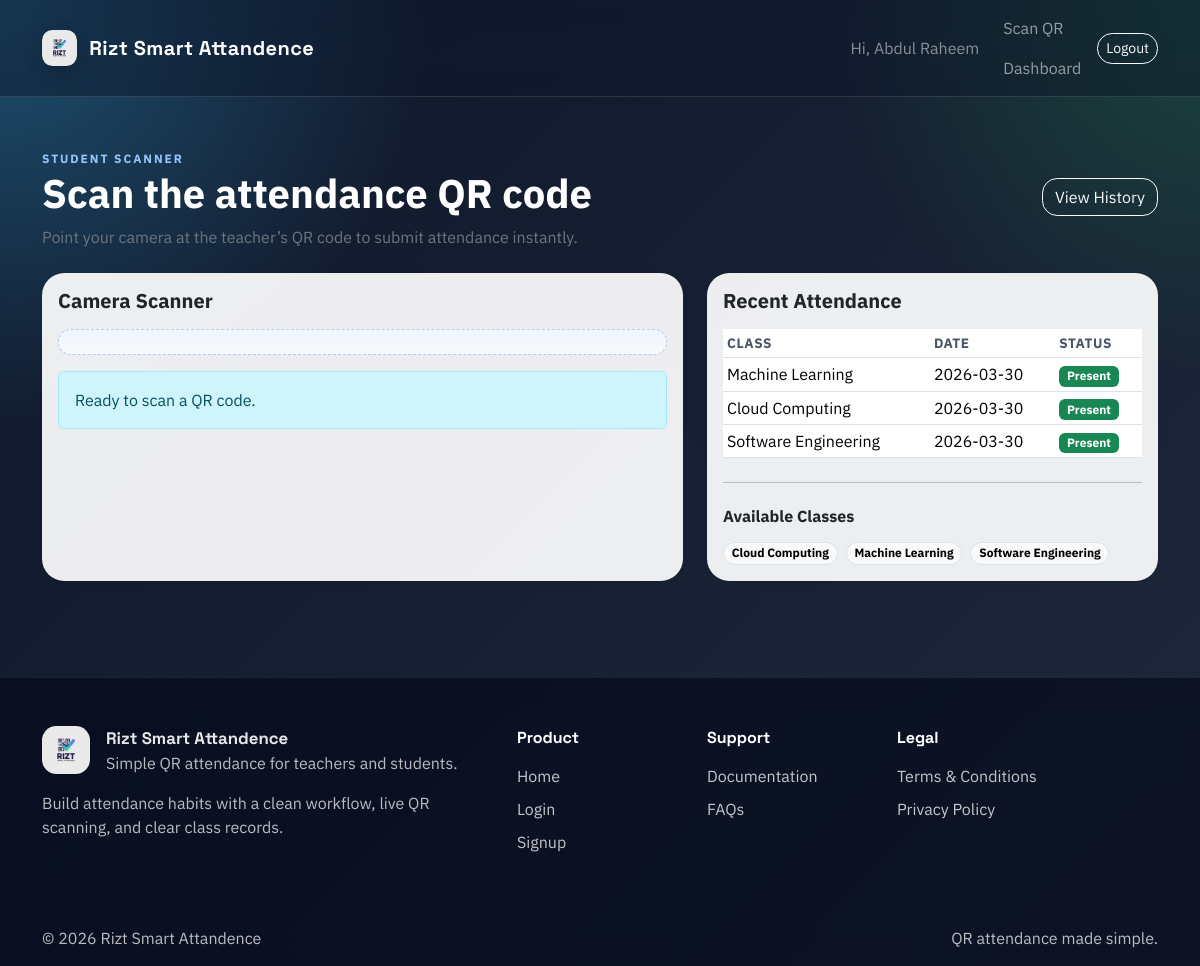
Page /student/scan (signed in) on the committed database.
### tables this page shows
CREATE TABLE attendance (
    id INTEGER PRIMARY KEY AUTOINCREMENT,
    student_id INTEGER NOT NULL,
    class_id INTEGER NOT NULL,
    date TEXT NOT NULL,
    status TEXT NOT NULL,
    FOREIGN KEY (student_id) REFERENCES users (id) ON DELETE CASCADE,
    FOREIGN KEY (class_id) REFERENCES classes (id) ON DELETE CASCADE
);

CREATE TABLE classes (
    id INTEGER PRIMARY KEY AUTOINCREMENT,
    class_name TEXT NOT NULL,
    teacher_id INTEGER NOT NULL,
    FOREIGN KEY (teacher_id) REFERENCES users (id) ON DELETE CASCADE
);

### app.py (the view)
    @app.route("/student/scan")
    @login_required
    @role_required("student")
    def student_scan():
        db = get_db()
        classes = db.execute(
            """
            SELECT id, class_name
            FROM classes
            ORDER BY class_name ASC
            """
        ).fetchall()
        records = db.execute(
            """
            SELECT a.date, a.status, c.class_name
            FROM attendance a
            JOIN classes c ON c.id = a.class_id
            WHERE a.student_id = ?
            ORDER BY a.date DESC, a.id DESC
            """,
            (session["user_id"],),
        ).fetchall()
        return render_template("student_scan.html", records=records, classes=classes)

### database.py (called while the page is built)
def get_db():
    if "db" not in g:
        g.db = sqlite3.connect(current_app.config["DATABASE"])
        g.db.row_factory = sqlite3.Row
        g.db.execute("PRAGMA foreign_keys = ON")
    return g.db

### templates/student_scan.html (shortened to what this page needs)
{% extends "base.html" %}
{% block content %}
<div class="page-header mb-4">
    <div>
        <div class="eyebrow">Student scanner</div>
        <h1 class="fw-bold mb-2">Scan the attendance QR code</h1>
        <p class="text-secondary mb-0">Point your camera at the teacher’s QR code to submit attendance instantly.</p>
    </div>
    <a class="btn btn-outline-light" href="{{ url_for('student_dashboard') }}">View History</a>
</div>
<div class="row g-4">
    <div class="col-12 col-lg-7">
        <div class="card border-0 shadow-sm h-100">
            <div class="card-body">
                <h2 class="h5 fw-bold mb-3">Camera Scanner</h2>
                <div id="qr-reader" class="scanner-box"></div>
                <div id="scan-status" class="alert alert-info mt-3 mb-0" role="alert">
                    Ready to scan a QR code.
                </div>
            </div>
        </div>
    </div>
    <div class="col-12 col-lg-5">
        <div class="card border-0 shadow-sm h-100">
            <div class="card-body">
                <h2 class="h5 fw-bold mb-3">Recent Attendance</h2>
                {% if records %}
                    <div class="table-responsive">
                        <table class="table table-sm align-middle">
                            <thead>
                                <tr>
                                    <th>Class</th>
                                    <th>Date</th>
                                    <th>Status</th>
                                </tr>
                            </thead>
                            <tbody>
                                {% for row in records %}
                                    <tr>
                                        <td>{{ row.class_name }}</td>
                                        <td>{{ row.date }}</td>
                                        <td><span class="badge text-bg-success">{{ row.status }}</span></td>
                                    </tr>
                                {% endfor %}
                            </tbody>
                        </table>
                    </div>
                {% else %}
                    <p class="text-secondary mb-0">No attendance records yet.</p>
                {% endif %}
                <hr class="my-4">
                <h3 class="h6 fw-bold mb-3">Available Classes</h3>
                {% if classes %}
                    <div class="d-flex flex-wrap gap-2">
                        {% for class_item in classes %}
                            <span class="badge rounded-pill text-bg-light border">{{ class_item.class_name }}</span>
                        {% endfor %}
                    </div>
                {% else %}
                    <p class="text-secondary mb-0">No classes available yet.</p>
                {% endif %}
            </div>
        </div>
    </div>
</div>
{% endblock %}

### static/css/style.css (style rules this page uses)
:root { --bg-1: #0f172a; --bg-2: #1e293b; --accent: #22c55e; --accent-2: #38bdf8; --panel: rgba(255, 255, 255, 0.92); --panel-border: rgba(255, 255, 255, 0.18); --text-strong: #0f172a; }
* { box-sizing: border-box; }
body { min-height: 100vh; font-family: "IBM Plex Sans", sans-serif; color: var(--text-strong); background: radial-gradient(circle at top left, rgba(56, 189, 248, 0.35), transparent 28%), radial-gradient(circle at top right, rgba(34, 197, 94, 0.22), transparent 24%), linear-gradient(135deg, var(--bg-1), var(--bg-2)); }
.page-header { display: flex; justify-content: space-between; gap: 1rem; align-items: center; color: #fff; }
.eyebrow { display: inline-flex; align-items: center; gap: 0.5rem; text-transform: uppercase; letter-spacing: 0.16em; font-size: 0.75rem; font-weight: 700; color: #93c5fd; }
.hero-card, .card { border-radius: 1.4rem; background: var(--panel); border: 1px solid var(--panel-border); overflow: hidden; }
.btn { border-radius: 0.95rem; }
.scanner-box { background: linear-gradient(180deg, #eff6ff, #f8fafc); border-radius: 1rem; padding: 0.75rem; border: 1px dashed rgba(37, 99, 235, 0.3); overflow: hidden; }
.table { margin-bottom: 0; }
.table thead th { color: #475569; font-size: 0.85rem; text-transform: uppercase; letter-spacing: 0.04em; border-bottom-width: 1px; }

### rows in the picture
attendance: class_name "Machine Learning", date "2026-03-30", status "Present"
attendance: class_name "Cloud Computing", date "2026-03-30", status "Present"
attendance: class_name "Software Engineering", date "2026-03-30", status "Present"
classes: class_name "Cloud Computing"
classes: class_name "Machine Learning"
classes: class_name "Software Engineering"

### other values in the picture
{{ current_user }} "Abdul Raheem"
